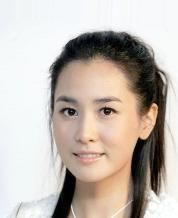
%> input picture face.jpeg, 178 x 218 px
$ octave main.m   (GNU Octave 9; MATLAB toolbox functions it lacks are replaced by stand-ins)
%> lines starting %> are read from the running program, lines starting %| are printed output that depends on the picture
clc,clear;
face = imread('face.jpeg');
%> face is the input picture: size 218x178x3 uint8; mean R, G, B 194.4, 185.1, 177.1
mean=imread('mean.jpeg');
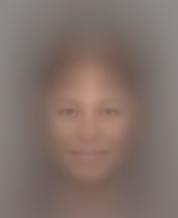
%> input picture mean.jpeg, 178 x 218 px
%> mean is the input picture: size 218x178x3 uint8; mean R, G, B 129.8, 113, 106.1

meanIMG = zeros(218,178,3,'single');
meanIMG(:,:,:) = mean;
faceIMG = zeros(218,178,3,'single');
faceIMG(:,:,:) = face;

result = faceIMG - meanIMG;
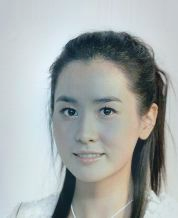
%> result: size 218x178x3 single; mean R, G, B 64.6, 72, 71; drawn with min black and max white
result1 = im2uint8(result);
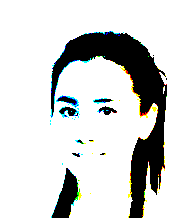
%> result1: size 218x178x3 uint8; mean R, G, B 206.9, 208.6, 207.4
figure(3),
imshow(result);
figure(2),
imshow(face);
imwrite(result, '1.bmp');
